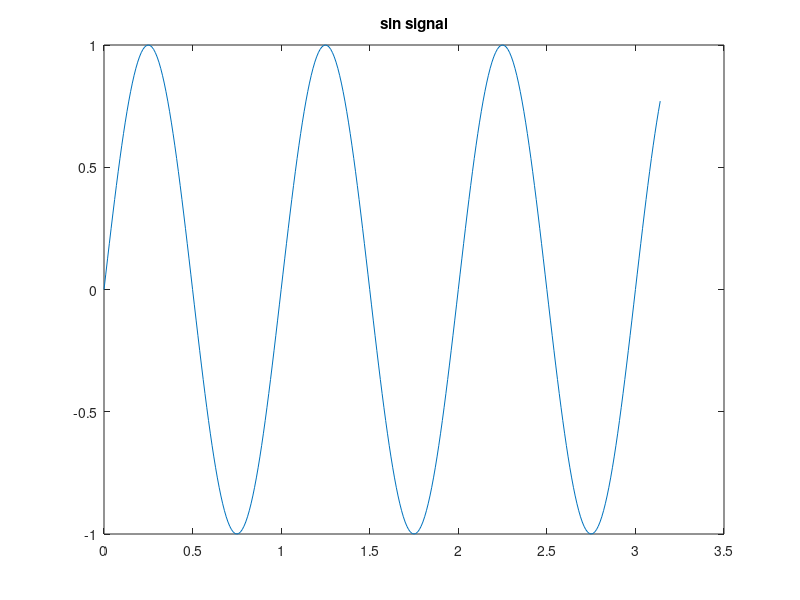

MATLAB code to generate this figure:
%Program for continuous time signal
clc; close all; clear all;
t= 0:.01:pi;
y=sin(2*pi*t);
plot(t,y);
title('sin signal');